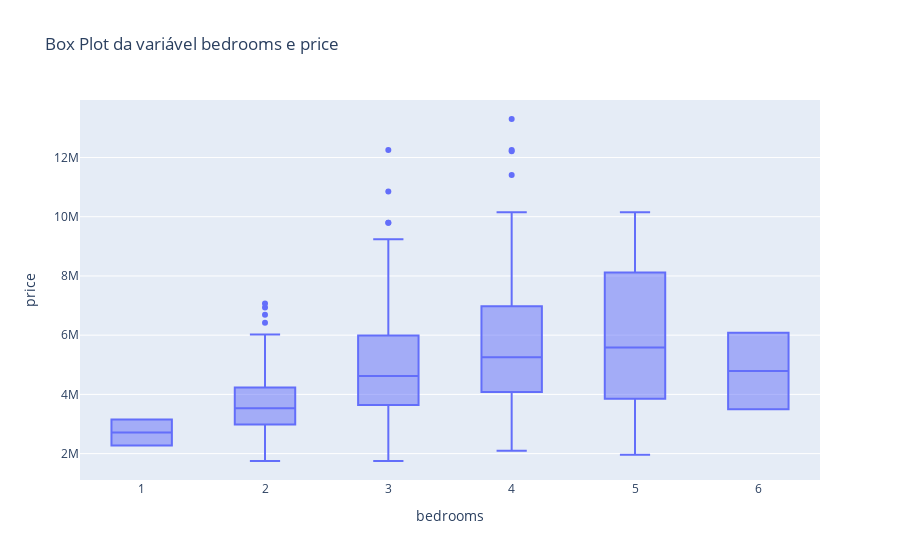

Source (notebook cell):
### Code cell
# Plot de Distruibuição (Box Plot) por bedrooms e price
px.box(df, x='bedrooms', y='price', title="Box Plot da variável bedrooms e price")

### Figure 1 — Plotly figure (JSON) as saved in the notebook; plotly's stock layout.template omitted (floating-point values rounded to 4 significant figures; data arrays with more than 128 entries replaced by an {"elided": "..."} marker saying what was removed)
{"data": [{"alignmentgroup": "True", "hovertemplate": "bedrooms=%{x}<br>price=%{y}<extra></extra>", "legendgroup": "", "marker": {"color": "#636efa"}, "name": "", "notched": false, "offsetgroup": "", "orientation": "v", "showlegend": false, "type": "box", "x": {"elided": "545 int values"}, "x0": " ", "xaxis": "x", "y": {"elided": "545 int values"}, "y0": " ", "yaxis": "y"}], "layout": {"boxmode": "group", "legend": {"tracegroupgap": 0}, "title": {"text": "Box Plot da variável bedrooms e price"}, "xaxis": {"anchor": "y", "domain": [0, 1], "title": {"text": "bedrooms"}}, "yaxis": {"anchor": "x", "domain": [0, 1], "title": {"text": "price"}}}}
